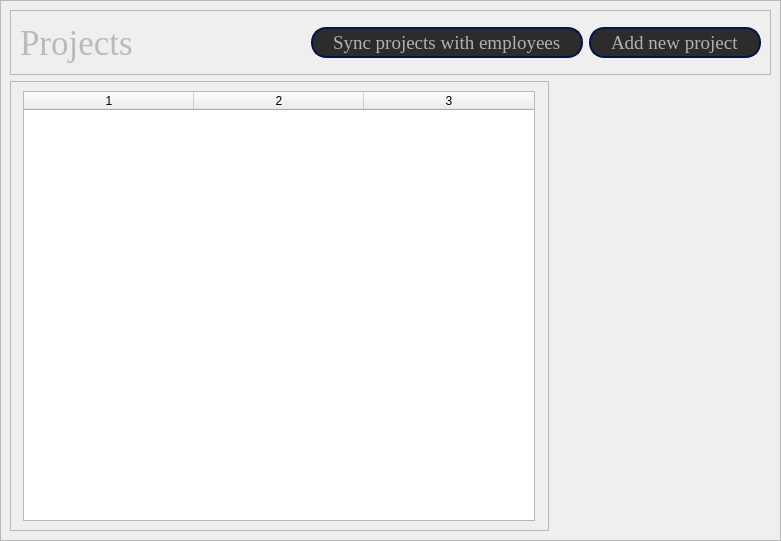
            <widget class="QWidget" name="projectsPage">
             <layout class="QGridLayout" name="gridLayout_11">
              <property name="leftMargin">
               <number>0</number>
              </property>
              <property name="topMargin">
               <number>0</number>
              </property>
              <property name="rightMargin">
               <number>0</number>
              </property>
              <property name="bottomMargin">
               <number>0</number>
              </property>
              <property name="spacing">
               <number>0</number>
              </property>
              <item row="0" column="0">
               <widget class="QFrame" name="projectsPageFrame">
                <property name="minimumSize">
                 <size>
                  <width>781</width>
                  <height>541</height>
                 </size>
                </property>
                <property name="frameShape">
                 <enum>QFrame::Shape::StyledPanel</enum>
                </property>
                <property name="frameShadow">
                 <enum>QFrame::Shadow::Raised</enum>
                </property>
                <layout class="QVBoxLayout" name="verticalLayout_19">
                 <property name="leftMargin">
                  <number>9</number>
                 </property>
                 <property name="topMargin">
                  <number>9</number>
                 </property>
                 <item>
                  <widget class="QFrame" name="projectsTitleFrame">
                   <property name="sizePolicy">
                    <sizepolicy hsizetype="Expanding" vsizetype="Expanding">
                     <horstretch>0</horstretch>
                     <verstretch>0</verstretch>
                    </sizepolicy>
                   </property>
                   <property name="maximumSize">
                    <size>
                     <width>16777215</width>
                     <height>150</height>
                    </size>
                   </property>
                   <property name="styleSheet">
                    <string notr="true">color: rgb(186, 186, 186);</string>
                   </property>
                   <property name="frameShape">
                    <enum>QFrame::Shape::StyledPanel</enum>
                   </property>
                   <property name="frameShadow">
                    <enum>QFrame::Shadow::Raised</enum>
                   </property>
                   <layout class="QHBoxLayout" name="horizontalLayout_24">
                    <item>
                     <widget class="QLabel" name="projectsTitle">
                      <property name="sizePolicy">
                       <sizepolicy hsizetype="Expanding" vsizetype="Preferred">
                        <horstretch>0</horstretch>
                        <verstretch>0</verstretch>
                       </sizepolicy>
                      </property>
                      <property name="font">
                       <font>
                        <family>Times New Roman</family>
                        <pointsize>26</pointsize>
                       </font>
                      </property>
                      <property name="text">
                       <string>Projects</string>
                      </property>
                     </widget>
                    </item>
                    <item>
                     <widget class="QPushButton" name="syncProjectsBtn">
                      <property name="minimumSize">
                       <size>
                        <width>0</width>
                        <height>31</height>
                       </size>
                      </property>
                      <property name="font">
                       <font>
                        <family>Times New Roman</family>
                        <pointsize>14</pointsize>
                       </font>
                      </property>
                      <property name="styleSheet">
                       <string notr="true">QPushButton{
	background-color: rgb(44, 44, 44);
	border: 2px solid  rgb(2, 20, 72);
	border-radius: 15px;
	color: rgb(177, 177, 177);
	padding-left: 20px;
	padding-right: 20px;
	text-align: left;
}
QPushButton::hover{
	background-color: rgb(23, 32, 42);
}
QPushButton::pressed{
	background-color: rgb(3, 1, 59)
}</string>
                      </property>
                      <property name="text">
                       <string>Sync projects with employees</string>
                      </property>
                      <property name="icon">
                       <iconset resource="../resources/icons/dark/iconsDark.qrc">
                        <normaloff>:/iconsDark/icons/plus.svg</normaloff>:/iconsDark/icons/plus.svg</iconset>
                      </property>
                     </widget>
                    </item>
                    <item>
                     <widget class="QPushButton" name="addNewProjectBtn">
                      <property name="minimumSize">
                       <size>
                        <width>0</width>
                        <height>31</height>
                       </size>
                      </property>
                      <property name="font">
                       <font>
                        <family>Times New Roman</family>
                        <pointsize>14</pointsize>
                       </font>
                      </property>
                      <property name="styleSheet">
                       <string notr="true">QPushButton{
	background-color: rgb(44, 44, 44);
	border: 2px solid  rgb(2, 20, 72);
	border-radius: 15px;
	color: rgb(177, 177, 177);
	padding-left: 20px;
	padding-right: 20px;
	text-align: left;
}
QPushButton::hover{
	background-color: rgb(23, 32, 42);
}
QPushButton::pressed{
	background-color: rgb(3, 1, 59)
}</string>
                      </property>
                      <property name="text">
                       <string>Add new project</string>
                      </property>
                      <property name="icon">
                       <iconset resource="../resources/icons/dark/iconsDark.qrc">
                        <normaloff>:/iconsDark/icons/plus.svg</normaloff>:/iconsDark/icons/plus.svg</iconset>
                      </property>
                     </widget>
                    </item>
                   </layout>
                  </widget>
                 </item>
                 <item>
                  <widget class="QFrame" name="projectsContentFrame">
                   <property name="sizePolicy">
                    <sizepolicy hsizetype="Maximum" vsizetype="Maximum">
                     <horstretch>0</horstretch>
                     <verstretch>0</verstretch>
                    </sizepolicy>
                   </property>
                   <property name="frameShape">
                    <enum>QFrame::Shape::StyledPanel</enum>
                   </property>
                   <property name="frameShadow">
                    <enum>QFrame::Shadow::Raised</enum>
                   </property>
                   <layout class="QVBoxLayout" name="verticalLayout_21">
                    <property name="leftMargin">
                     <number>12</number>
                    </property>
                    <property name="rightMargin">
                     <number>13</number>
                    </property>
                    <item>
                     <widget class="QTableWidget" name="projectsTable">
                      <property name="enabled">
                       <bool>true</bool>
                      </property>
                      <property name="sizePolicy">
                       <sizepolicy hsizetype="Maximum" vsizetype="Expanding">
                        <horstretch>0</horstretch>
                        <verstretch>0</verstretch>
                       </sizepolicy>
                      </property>
                      <property name="minimumSize">
                       <size>
                        <width>512</width>
                        <height>430</height>
                       </size>
                      </property>
                      <property name="styleSheet">
                       <string notr="true">QTableWidget{
	alternate-background-color: rgb(1, 65, 63);
	color: rgb(186, 186, 186);
}</string>
                      </property>
                      <property name="frameShape">
                       <enum>QFrame::Shape::StyledPanel</enum>
                      </property>
                      <property name="frameShadow">
                       <enum>QFrame::Shadow::Sunken</enum>
                      </property>
                      <property name="lineWidth">
                       <number>3</number>
                      </property>
                      <property name="midLineWidth">
                       <number>0</number>
                      </property>
                      <property name="editTriggers">
                       <set>QAbstractItemView::EditTrigger::NoEditTriggers</set>
                      </property>
                      <property name="alternatingRowColors">
                       <bool>true</bool>
                      </property>
                      <property name="showGrid">
                       <bool>true</bool>
                      </property>
                      <property name="wordWrap">
                       <bool>true</bool>
                      </property>
                      <property name="cornerButtonEnabled">
                       <bool>false</bool>
                      </property>
                      <property name="rowCount">
                       <number>0</number>
                      </property>
                      <property name="columnCount">
                       <number>3</number>
                      </property>
                      <attribute name="horizontalHeaderMinimumSectionSize">
                       <number>40</number>
                      </attribute>
                      <attribute name="horizontalHeaderDefaultSectionSize">
                       <number>170</number>
                      </attribute>
                      <attribute name="verticalHeaderVisible">
                       <bool>false</bool>
                      </attribute>
                      <column/>
                      <column/>
                      <column/>
                     </widget>
                    </item>
                   </layout>
                  </widget>
                 </item>
                </layout>
               </widget>
              </item>
             </layout>
            </widget>
